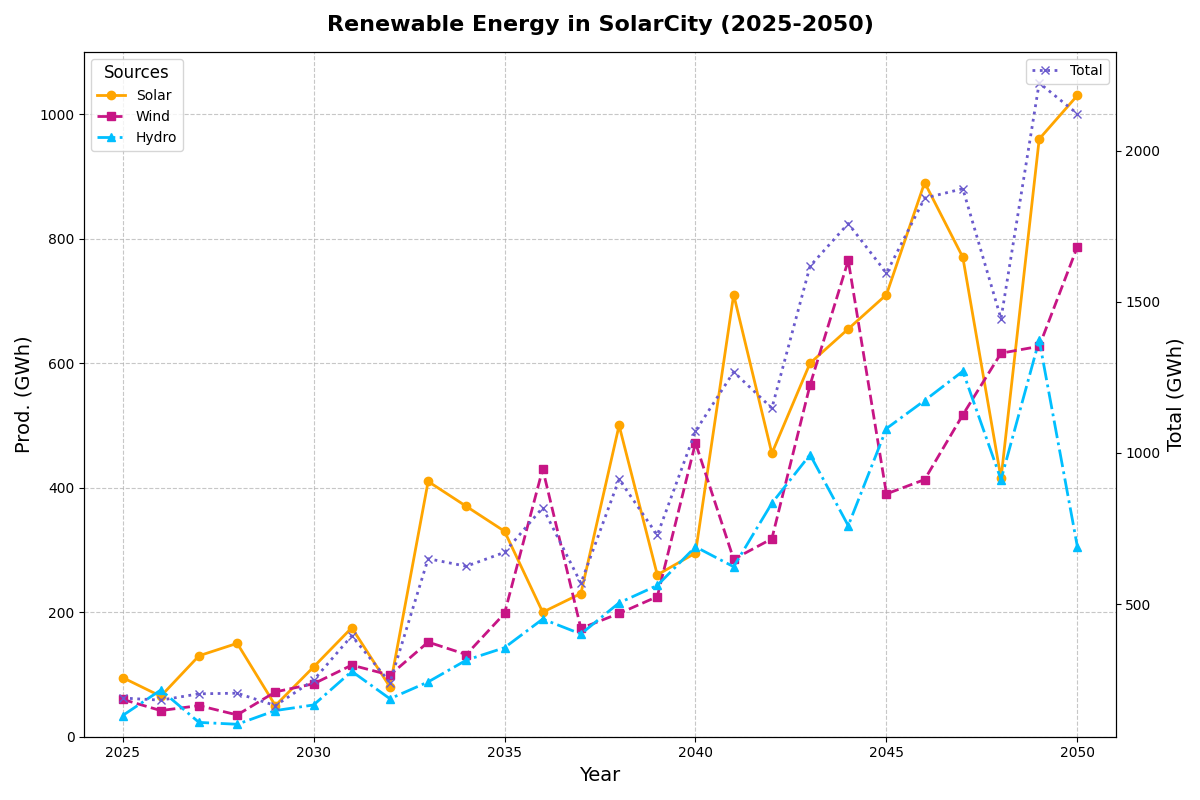

Write Python code to recreate this figure.
import matplotlib.pyplot as plt
import numpy as np

years = np.arange(2025, 2051)

solar_energy = np.array([95, 65, 130, 150, 50, 112, 175, 80, 410, 370, 330, 200, 230, 500, 260, 295, 710, 455, 600, 655, 710, 890, 770, 415, 960, 1030])
wind_energy = np.array([60, 42, 50, 35, 72, 85, 115, 99, 152, 132, 198, 430, 174, 198, 225, 472, 285, 318, 565, 765, 390, 413, 517, 616, 627, 787])
hydro_energy = np.array([34, 75, 23, 20, 42, 51, 105, 61, 88, 123, 143, 189, 165, 215, 243, 305, 273, 375, 453, 339, 495, 540, 587, 413, 637, 305])

fig, ax1 = plt.subplots(figsize=(12, 8))

ax1.plot(years, solar_energy, label='Solar', marker='o', linestyle='-', linewidth=2, color='orange')
ax1.plot(years, wind_energy, label='Wind', marker='s', linestyle='--', linewidth=2, color='mediumvioletred')
ax1.plot(years, hydro_energy, label='Hydro', marker='^', linestyle='-.', linewidth=2, color='deepskyblue')

ax1.set_title('Renewable Energy in SolarCity (2025-2050)', fontsize=16, fontweight='bold', pad=15)
ax1.set_xlabel('Year', fontsize=14)
ax1.set_ylabel('Prod. (GWh)', fontsize=14)
ax1.grid(True, linestyle='--', alpha=0.7)

ax1.set_xlim(2024, 2051)
ax1.set_ylim(0, 1100)

ax1.legend(title='Sources', title_fontsize=12, fontsize=10, loc='upper left')

total_energy = solar_energy + wind_energy + hydro_energy

ax2 = ax1.twinx()
ax2.plot(years, total_energy, label='Total', color='slateblue', linestyle=':', linewidth=2, marker='x')

ax2.set_ylabel('Total (GWh)', fontsize=14)
ax2.legend(loc='upper right', fontsize=10)

plt.tight_layout()
plt.show()
